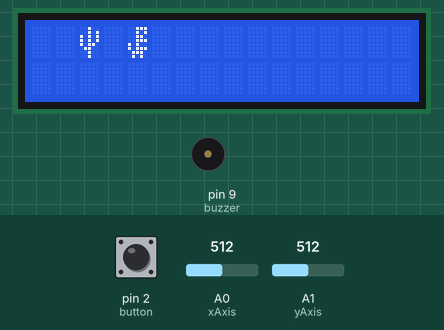
A sketch run on a simulated Arduino Uno, built with avr-gcc and run on an emulated ATmega328P. Shown: 16×2 character LCD, buzzer (waves = sounding, pin HIGH). The inputs (shaded band) are chosen by the test bench; at power-on: pin 2 (button) HIGH, A0 (xAxis) = 512, A1 (yAxis) = 512. Random numbers use the default seed unless the sketch sets one; what the sketch prints to the serial monitor is not drawn.

Above: at 0.8 s.
0.9 s: pin 2 (button) pulled LOW for 1 s
At 2.0 s:
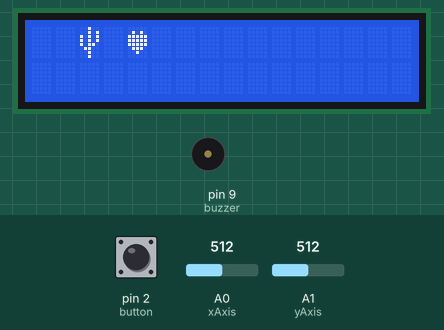
4.9 s: A0 (xAxis) set to 984
6.4 s: A0 (xAxis) set to 1013
At 7.14 s:
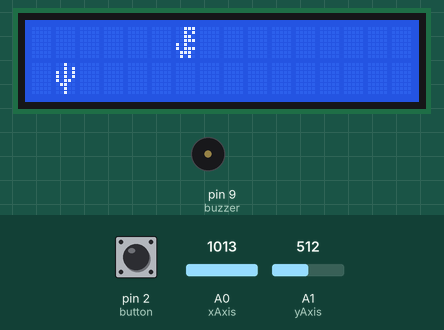
9.4 s: A0 (xAxis) set to 0
At 9.88 s:
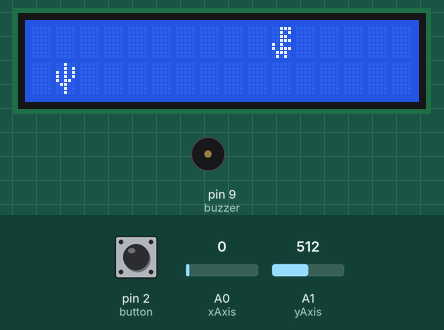
12.4 s: pin 2 (button) pulled LOW for 1 s
At 15.4 s:
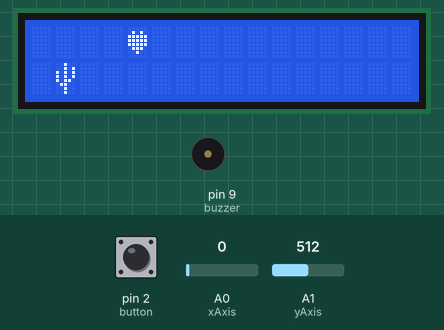
16.4 s: A1 (yAxis) set to 983
18.2 s: A1 (yAxis) set to 1016
At 19.4 s:
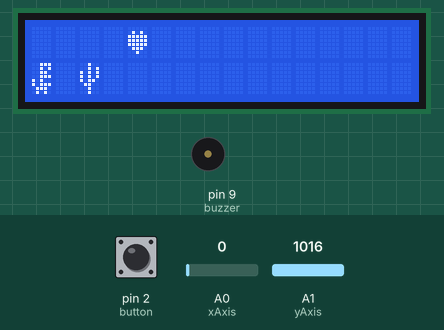
Timing chart, 0 to 21.2 s (numbered marks = the images above; inputs shaded):
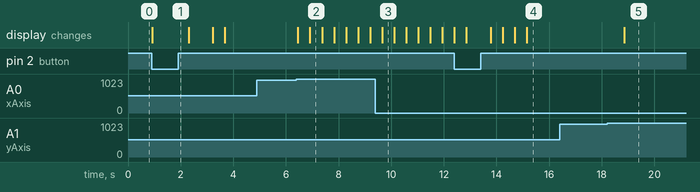

Measured:
- the behaviour switches between 1000 and 1001 on A0 (xAxis) (found by bisection; images 1 and 2)
- the behaviour switches between 1000 and 1001 on A1 (yAxis) (found by bisection; images 4 and 5)
- after the input at 0.9 s, the display: changes at once (image 1)
- after the input at 4.9 s, every drawn part: stays the same
- after the input at 6.4 s, the display: first changes after 0.06 s (image 2 shows a later state)
- after the input at 16.4 s, every drawn part: stays the same
- after the input at 18.2 s, the display: changes after 0.66 s (image 5)
- what the display in image 2 shows lasts 0.5 s, from 6.9 s to 7.4 s

The sketch:

basic1.ino
```cpp
#define KEY_ROWS 4
#define KEY_COLS 4

#include <Arduino_FreeRTOS.h>
#include <semphr.h>
#include <Wire.h>
#include <queue.h>
#include <LiquidCrystal_I2C.h>
LiquidCrystal_I2C lcd(0x3F, 16, 2);

TaskHandle_t xHandle;

void cactusTask(void *pvParameters);
void dinoTask(void *pvParameters);
void displayTask(void *pvParameters);

byte err_dragon[8]  = {B00111, B00101, B00110, B00111, B10100, B10111, B01110, B01010};
byte cact[8] = {0x04, 0x05, 0x15, 0x15, 0x16, 0x0C, 0x04, 0x04};
byte egg[8] = {0b00000, 0b01010, 0b11111, 0b11111, 0b11111, 0b01110, 0b00100, 0b00000};
byte broken[8] = {B00100, B10101, B01110, B11111, B11111, B01110, B10101, B00100};

char buf[2][16] = {'\0'};
int xAxis = A0, yAxis = A1;
int x = analogRead(xAxis);
int y = analogRead(yAxis);
int Press = digitalRead(2); //button

SemaphoreHandle_t gatekeeper = 0;
SemaphoreHandle_t binary_sem = 0;

void dinoTask(void *pvParameters);
void displayTask(void *pvParameters);
void cactusTask(void *pvParameters);

int rowD, colD;
int rowCact, colCact;
int eggCol, eggRow;
int curRowCact = rowCact;
int curColCact = colCact;
int eggColStore[4] = {'\0'};
int eggRowStore[4] = {'\0'};
int i = 0;
int eggPro = 0;
int tempRow = 0;
int tempCol = 0;

// right: x > 1000
// left : x = 0
// up : y = 0
// down: y >1000

void setup() {
  Serial.begin(9600);
  randomSeed(analogRead(A0));
  rowD = random(0, 1);
  colD = random(0, 15);
  rowCact = random(0, 1);
  colCact = random(2, 13);
  pinMode(9, OUTPUT); //buzzer
  pinMode(2, INPUT_PULLUP);
  curRowCact = rowCact;
  curColCact = colCact;

  gatekeeper = xSemaphoreCreateMutex();
  vSemaphoreCreateBinary(binary_sem);

  buf[0][colD] = colD;
  buf[rowD][0] = rowD;
  buf[0][colCact] = colCact;
  buf[rowCact][0] = rowCact;

  lcd.init();
  lcd.backlight();
  lcd.setCursor(0, 0);
  lcd.createChar(0, err_dragon);
  lcd.createChar(1, cact);
  lcd.createChar(2, egg);
  lcd.createChar(3, broken);
  lcd.setCursor(buf[0][colD], buf[rowD][0]); lcd.write(0);
  lcd.setCursor(buf[0][colCact], buf[rowCact][0]); lcd.write(1);

  xTaskCreate(dinoTask, "Control", 128, NULL, 1, &xHandle);
  xTaskCreate(cactusTask, "Cactus", 128, NULL, 1, NULL);
  xTaskCreate(displayTask, "Display", 128, NULL, 1, NULL);

  vTaskStartScheduler();

}

void displayTask(void *pvParameters) {
  (void) pvParameters;

  for (;;) {
    if (xSemaphoreTake(gatekeeper, 100)) {
      lcd.clear();

      if (buf[rowD][0] == buf[rowCact][0] && buf[0][colD] == buf[0][colCact]) {
        //overlap --> diaplay dino
        lcd.setCursor(buf[0][colCact], buf[rowCact][0]);
        lcd.write(1);
      }
      else {
        int temp = 0;
        if (i > 0) {
          for (temp = 1; temp <= i; temp++) {
            if (buf[rowD][0] != buf[eggColStore[temp]][0] || buf[0][colD] != buf[0][eggRowStore[temp]]) {
              lcd.setCursor(buf[0][colD], buf[rowD][0]);
              lcd.write(0);
            }
            else {
              lcd.setCursor(buf[0][eggColStore[temp]], buf[eggRowStore[temp]][0]);
              lcd.write(2);
            }
          }
        }
        else {
          lcd.setCursor(buf[0][colD], buf[rowD][0]);
          lcd.write(0);
        }

        lcd.setCursor(buf[0][colCact], buf[rowCact][0]);
        lcd.write(1);
      }

      if (eggPro == 1) { //'5' : display egg
        int j;
        for (j = 1; j <= i; j++) {
          lcd.setCursor(buf[0][eggColStore[j]], buf[eggRowStore[j]][0]); lcd.write(2);
          Serial.print("eggPro");
          if (eggColStore[j] == colCact && eggRowStore[j] == rowCact) {
            lcd.setCursor(buf[0][eggColStore[j]], buf[eggRowStore[j]][0]); lcd.write(3);
            vTaskDelay(60);
            vTaskSuspend(xHandle);
            lcd.clear();
            lcd.setCursor(buf[2][16], buf[2][16]);
            lcd.print(F("Game Over"));

            vTaskDelay(60);  // 1 sec
            vTaskResume(xHandle);

            i = 0; eggPro = 0; //Restart
            lcd.clear();
            randomSeed(analogRead(A0));
            rowD = random(0, 2);
            colD = random(0, 15);
            eggRowStore[0] = eggRowStore[1] = eggRowStore[2] = eggRowStore[3] = 0;
            eggColStore[0] = eggColStore[1] = eggColStore[2] = eggColStore[3] = 0;
            buf[0][colD] = colD;
            buf[rowD][0] = rowD;
            buf[0][colCact] = colCact;
            buf[rowCact][0] = rowCact;
          }

          else if (j == 3) { // 3 eggs
            vTaskDelay(30);
            vTaskSuspend(xHandle);
            lcd.clear();
            lcd.setCursor(buf[2][16], buf[2][16]);
            lcd.print(F("Succeed!"));
            vTaskDelay(60);  // 1 sec
            vTaskResume(xHandle);

            i = 0; eggPro = 0; //Restart
            lcd.clear();
            randomSeed(analogRead(A0));
            rowD = random(0, 2);
            colD = random(0, 15);
            eggRowStore[0] = eggRowStore[1] = eggRowStore[2] = eggRowStore[3] = 0;
            eggColStore[0] = eggColStore[1] = eggColStore[2] = eggColStore[3] = 0;
            buf[0][colD] = colD;
            buf[rowD][0] = rowD;
            buf[0][colCact] = colCact;
            buf[rowCact][0] = rowCact;
          }
        }
      }
      xSemaphoreGive(gatekeeper);
    }
    vTaskDelay(30);
  }
}


void dinoTask(void *pvParameters) {
  (void) pvParameters;

  for (;;) {
    x = analogRead(xAxis);
    y = analogRead(yAxis);
    Press = digitalRead(2);

    tempRow = rowD;
    tempCol = colD;

    if (x == 0 || x > 1000 || y == 0 || y > 1000 || Press == 0) {

      if (Press == 0) {
        i++;
        eggColStore[i] = colD;
        eggRowStore[i] = rowD;

        if (i < 4) {
          eggPro = 1;
          eggCol = colD;
          eggRow = rowD;

          buf[0][eggColStore[i]] = eggCol;
          buf[eggRowStore[i]][0] = eggRow;

          if ((eggColStore[i] == colCact) && (eggRowStore[i] == rowCact)) {
            buf[2][16] = {'\0'};
          }
          else if (i == 3) buf[2][16] = {'\0'};
        }
      }
      else {
        if (y == 0) rowD = 0;
        else if (y > 1000) rowD = 1;
        else if (x == 0) {
          if (colD > 0) colD--;
          else colD = 0;
        }
        else if (x > 1000) {
          if (colD < 15) colD++;
          else colD = 15;
        }
      }

      if (xSemaphoreTake(gatekeeper, 100)) {
        buf[2][16] = {'\0'};
        buf[rowD][0] = rowD;
        buf[0][colD] = colD;
        xSemaphoreGiveFromISR(binary_sem, NULL);
        xSemaphoreGive(gatekeeper);
      }
      vTaskDelay(30);
    }
  }
}

void cactusTask(void *pvParameters) {
  (void) pvParameters;

  for (;;) {
    if (x == 0 || x > 1000 || y == 0 || y > 1000 || Press == 0) {
      xSemaphoreTake(binary_sem, portMAX_DELAY);
      if (Press != 0) {
        if ((rowD != tempRow) || (colD != tempCol)) {
          int tempLeft = curColCact - 1;
          int tempRight = curColCact + 1;
          int temp = colCact;
          colCact = random(tempLeft, tempRight);
          if (colCact == temp) {
            if (rowCact == 0) rowCact = 1;
            else rowCact = 0;
          }
        }
        buf[0][colCact] = colCact;
        buf[rowCact][0] = rowCact;

        int j = 0;
        for (j = 1; j <= i; j++) {
          if ((eggColStore[j] == colCact) && (eggRowStore[j] == rowCact)) {
            buf[2][16] = {'\0'};
          }
        }
      }
    }
  }
}
void loop() {}
```
